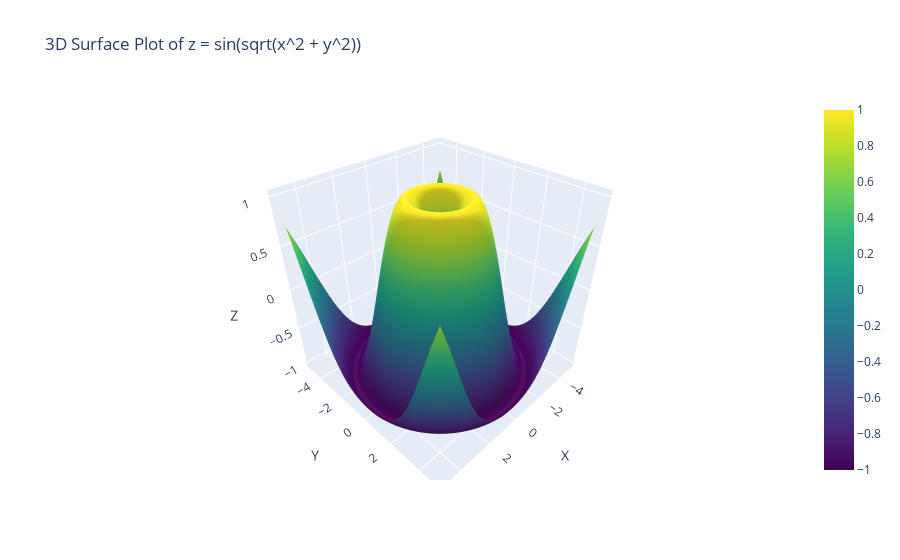

Write notebook code for a chart like this one.
### Code cell
#Q4). Using the given x and y data, generate a 3D surface plot to visualize the function z = \sin(\sqrt{x^2 + y^2})
# x = np.linespace(-5,5,100)
# y = np.linepsace(-5,5,100)
# x , y = np.meshgrid(x,y)
# z = np.sin(np.sqrt(x**2 + y**2)
# data = { 'X': x.flatten(),
#          'Y': y.flatten(),
#          'Z': z.flatten()}
# df = pd.DataFrame(data)

#A4). Generating a 3D surface plot to visualize the function z = \sin(\sqrt{x^2 + y^2})
import plotly.graph_objects as go
x = np.linspace(-5, 5, 100)
y = np.linspace(-5, 5, 100)
x, y = np.meshgrid(x, y)
z = np.sin(np.sqrt(x**2 + y**2))
fig = go.Figure(data=[go.Surface(z=z, x=x, y=y, colorscale='Viridis')])
fig.update_layout(
    title='3D Surface Plot of z = sin(sqrt(x^2 + y^2))',
    scene=dict(
        xaxis_title='X',
        yaxis_title='Y',
        zaxis_title='Z'
    )
)
fig.show()

### Figure 1 — Plotly figure (JSON) as saved in the notebook; plotly's stock layout.template omitted (floating-point values rounded to 4 significant figures; data arrays with more than 128 entries replaced by an {"elided": "..."} marker saying what was removed)
{"data": [{"colorscale": [[0, "#440154"], [0.1111, "#482878"], [0.2222, "#3e4989"], [0.3333, "#31688e"], [0.4444, "#26828e"], [0.5556, "#1f9e89"], [0.6667, "#35b779"], [0.7778, "#6ece58"], [0.8889, "#b5de2b"], [1, "#fde725"]], "type": "surface", "x": {"elided": "100x100 float values"}, "y": {"elided": "100x100 float values"}, "z": {"elided": "100x100 float values"}}], "layout": {"scene": {"xaxis": {"title": {"text": "X"}}, "yaxis": {"title": {"text": "Y"}}, "zaxis": {"title": {"text": "Z"}}}, "title": {"text": "3D Surface Plot of z = sin(sqrt(x^2 + y^2))"}}}
